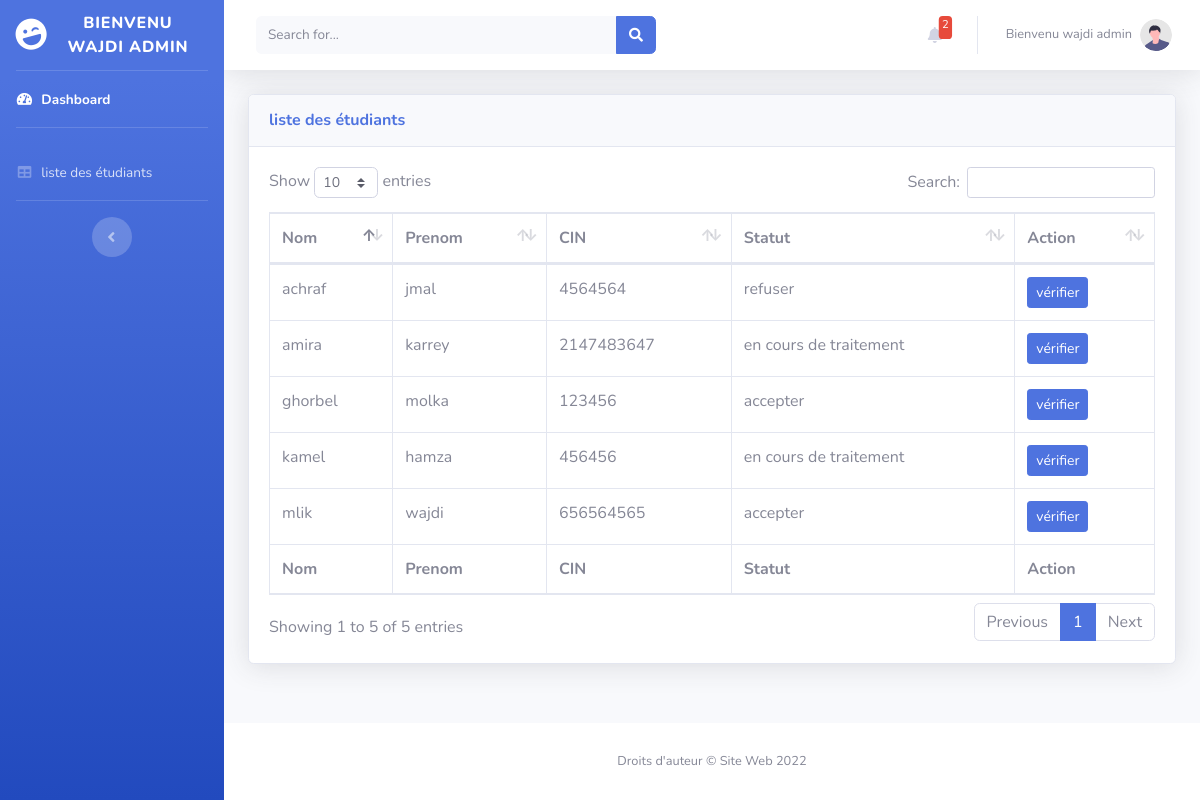
The page /list_tous_etud.php (signed in) on the database its author committed.
### tables this page shows
CREATE TABLE `etudiant` (
  `idEtd` int(255) NOT NULL,
  `idDep` int(11) DEFAULT NULL,
  `idParcours` int(11) DEFAULT NULL,
  `idNiveaux` int(11) DEFAULT NULL,
  `nomEtd` varchar(255) DEFAULT NULL,
  `prenomEtd` varchar(255) DEFAULT NULL,
  `adresseMail` varchar(255) DEFAULT NULL,
  `dateNaissance` date DEFAULT NULL,
  `tel` int(255) DEFAULT NULL,
  `photoEtd` varchar(255) DEFAULT NULL,
  `cin` int(20) DEFAULT NULL,
  `statu` varchar(30) DEFAULT 'en cours de traitement',
  `mdp` varchar(255) DEFAULT NULL
);

### list_tous_etud.php (the view, shortened to what this page needs)
<?php
include('includes/dbconn.php');
$table_etud = $con->query("SELECT * FROM etudiant ");
?>
<!DOCTYPE html>
<html lang="en">
<head>
    <link href="vendor/fontawesome-free/css/all.min.css" rel="stylesheet" type="text/css">
    <link href="css/sb-admin-2.min.css" rel="stylesheet">
    <link href="vendor/datatables/dataTables.bootstrap4.min.css" rel="stylesheet">
</head>
<body id="page-top">
    <div id="wrapper">
        <?php
        include('includes/sidebar.php');
        ?>
        <div id="content-wrapper" class="d-flex flex-column">
            <div id="content">
                <nav class="navbar navbar-expand navbar-light bg-white topbar mb-4 static-top shadow">
                    <form class="d-none d-sm-inline-block form-inline mr-auto ml-md-3 my-2 my-md-0 mw-100 navbar-search">
                        <div class="input-group">
                            <input type="text" class="form-control bg-light border-0 small" placeholder="Search for..." aria-label="Search" aria-describedby="basic-addon2">
                            <div class="input-group-append">
                                <button class="btn btn-primary" type="button">
                                    <i class="fas fa-search fa-sm"></i>
                                </button>
                            </div>
                        </div>
                    </form>
                    <?php
                    include('includes/top_bar_admin.php');
                    ?>
                </nav>
                <div class="container-fluid">
                    <div class="card shadow mb-4">
                        <div class="card-header py-3">
                            <h6 class="m-0 font-weight-bold text-primary">liste des étudiants</h6>
                        </div>
                        <div class="card-body">
                            <div class="table-responsive">
                                <table class="table table-bordered" id="dataTable" width="100%" cellspacing="0">
                                    <thead>
                                        <tr>
                                            <th>Nom</th>
                                            <th>Prenom</th>
                                            <th>CIN</th>
                                            <th>Statut</th>
                                            <th>Action</th>
                                        </tr>
                                    </thead>
                                    <tfoot>
                                        <tr>
                                            <th>Nom</th>
                                            <th>Prenom</th>
                                            <th>CIN</th>
                                            <th>Statut</th>
                                            <th>Action</th>
                                        </tr>
                                    </tfoot>
                                    <tbody>
                                        <?php
                                        while ($donnees = $table_etud->fetch()) {
                                        ?>
                                            <tr>
                                                <td><?php echo $donnees['nomEtd']; ?></td>
                                                <td><?php echo $donnees['prenomEtd']; ?></td>
                                                <td><?php echo $donnees['cin']; ?></td>
                                                <td><?php echo $donnees['statu']; ?></td>
                                                <td>
                                                    <form class="user" action="verif_demande_etud.php" method="POST">
                                                        <button type=" submit" name="verifier" class="btn btn-primary btn-sm">vérifier</button>
                                                    </form>
                                                </td>
                                            </tr>
                                        <?php
                                        }
                                        ?>
                                    </tbody>
                                </table>
                            </div>
                        </div>
                    </div>
                </div>
            </div>
            <footer class="sticky-footer bg-white">
                <div class="container my-auto">
                    <div class="copyright text-center my-auto">
                        <span>Droits d'auteur &copy; Site Web 2022</span>
                    </div>
                </div>
            </footer>
        </div>
    </div>
</body>
</html>

### rows shown on the page
etudiant: nomEtd "ghorbel", prenomEtd "molka", cin "123456", statu "accepter"
etudiant: nomEtd "mlik", prenomEtd "wajdi", cin "656564565", statu "accepter"
etudiant: nomEtd "kamel", prenomEtd "hamza", cin "456456", statu "en cours de traitement"
etudiant: nomEtd "achraf", prenomEtd "jmal", cin "4564564", statu "refuser"
etudiant: nomEtd "amira", prenomEtd "karrey", cin "2147483647", statu "en cours de traitement"

### other values the page prints
$message "BIENVENU WAJDI ADMIN"
$count "2"
$message "Bienvenu wajdi admin"
